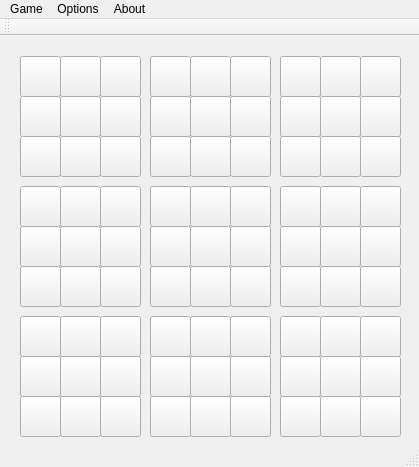
<?xml version="1.0" encoding="UTF-8"?>
<ui version="4.0">
 <class>MainWindow</class>
 <widget class="QMainWindow" name="MainWindow">
  <property name="geometry">
   <rect>
    <x>0</x>
    <y>0</y>
    <width>419</width>
    <height>467</height>
   </rect>
  </property>
  <property name="windowTitle">
   <string>SuDoGen</string>
  </property>
  <widget class="QWidget" name="centralWidget">
   <widget class="QPushButton" name="pushButton_1">
    <property name="geometry">
     <rect>
      <x>20</x>
      <y>20</y>
      <width>41</width>
      <height>41</height>
     </rect>
    </property>
    <property name="text">
     <string/>
    </property>
    <property name="autoDefault">
     <bool>false</bool>
    </property>
    <property name="default">
     <bool>false</bool>
    </property>
    <property name="flat">
     <bool>false</bool>
    </property>
   </widget>
   <widget class="QPushButton" name="pushButton_2">
    <property name="geometry">
     <rect>
      <x>60</x>
      <y>20</y>
      <width>41</width>
      <height>41</height>
     </rect>
    </property>
    <property name="text">
     <string/>
    </property>
    <property name="autoDefault">
     <bool>false</bool>
    </property>
    <property name="default">
     <bool>false</bool>
    </property>
    <property name="flat">
     <bool>false</bool>
    </property>
   </widget>
   <widget class="QPushButton" name="pushButton_3">
    <property name="geometry">
     <rect>
      <x>100</x>
      <y>20</y>
      <width>41</width>
      <height>41</height>
     </rect>
    </property>
    <property name="text">
     <string/>
    </property>
    <property name="autoDefault">
     <bool>false</bool>
    </property>
    <property name="default">
     <bool>false</bool>
    </property>
    <property name="flat">
     <bool>false</bool>
    </property>
   </widget>
   <widget class="QPushButton" name="pushButton_4">
    <property name="geometry">
     <rect>
      <x>150</x>
      <y>20</y>
      <width>41</width>
      <height>41</height>
     </rect>
    </property>
    <property name="text">
     <string/>
    </property>
    <property name="autoDefault">
     <bool>false</bool>
    </property>
    <property name="default">
     <bool>false</bool>
    </property>
    <property name="flat">
     <bool>false</bool>
    </property>
   </widget>
   <widget class="QPushButton" name="pushButton_5">
    <property name="geometry">
     <rect>
      <x>190</x>
      <y>20</y>
      <width>41</width>
      <height>41</height>
     </rect>
    </property>
    <property name="text">
     <string/>
    </property>
    <property name="autoDefault">
     <bool>false</bool>
    </property>
    <property name="default">
     <bool>false</bool>
    </property>
    <property name="flat">
     <bool>false</bool>
    </property>
   </widget>
   <widget class="QPushButton" name="pushButton_6">
    <property name="geometry">
     <rect>
      <x>230</x>
      <y>20</y>
      <width>41</width>
      <height>41</height>
     </rect>
    </property>
    <property name="text">
     <string/>
    </property>
    <property name="autoDefault">
     <bool>false</bool>
    </property>
    <property name="default">
     <bool>false</bool>
    </property>
    <property name="flat">
     <bool>false</bool>
    </property>
   </widget>
   <widget class="QPushButton" name="pushButton_7">
    <property name="geometry">
     <rect>
      <x>280</x>
      <y>20</y>
      <width>41</width>
      <height>41</height>
     </rect>
    </property>
    <property name="text">
     <string/>
    </property>
    <property name="autoDefault">
     <bool>false</bool>
    </property>
    <property name="default">
     <bool>false</bool>
    </property>
    <property name="flat">
     <bool>false</bool>
    </property>
   </widget>
   <widget class="QPushButton" name="pushButton_8">
    <property name="geometry">
     <rect>
      <x>320</x>
      <y>20</y>
      <width>41</width>
      <height>41</height>
     </rect>
    </property>
    <property name="text">
     <string/>
    </property>
    <property name="autoDefault">
     <bool>false</bool>
    </property>
    <property name="default">
     <bool>false</bool>
    </property>
    <property name="flat">
     <bool>false</bool>
    </property>
   </widget>
   <widget class="QPushButton" name="pushButton_9">
    <property name="geometry">
     <rect>
      <x>360</x>
      <y>20</y>
      <width>41</width>
      <height>41</height>
     </rect>
    </property>
    <property name="text">
     <string/>
    </property>
    <property name="autoDefault">
     <bool>false</bool>
    </property>
    <property name="default">
     <bool>false</bool>
    </property>
    <property name="flat">
     <bool>false</bool>
    </property>
   </widget>
   <widget class="QPushButton" name="pushButton_10">
    <property name="geometry">
     <rect>
      <x>20</x>
      <y>60</y>
      <width>41</width>
      <height>41</height>
     </rect>
    </property>
    <property name="text">
     <string/>
    </property>
    <property name="autoDefault">
     <bool>false</bool>
    </property>
    <property name="default">
     <bool>false</bool>
    </property>
    <property name="flat">
     <bool>false</bool>
    </property>
   </widget>
   <widget class="QPushButton" name="pushButton_11">
    <property name="geometry">
     <rect>
      <x>60</x>
      <y>60</y>
      <width>41</width>
      <height>41</height>
     </rect>
    </property>
    <property name="text">
     <string/>
    </property>
    <property name="autoDefault">
     <bool>false</bool>
    </property>
    <property name="default">
     <bool>false</bool>
    </property>
    <property name="flat">
     <bool>false</bool>
    </property>
   </widget>
   <widget class="QPushButton" name="pushButton_12">
    <property name="geometry">
     <rect>
      <x>100</x>
      <y>60</y>
      <width>41</width>
      <height>41</height>
     </rect>
    </property>
    <property name="text">
     <string/>
    </property>
    <property name="autoDefault">
     <bool>false</bool>
    </property>
    <property name="default">
     <bool>false</bool>
    </property>
    <property name="flat">
     <bool>false</bool>
    </property>
   </widget>
   <widget class="QPushButton" name="pushButton_13">
    <property name="geometry">
     <rect>
      <x>150</x>
      <y>60</y>
      <width>41</width>
      <height>41</height>
     </rect>
    </property>
    <property name="text">
     <string/>
    </property>
    <property name="autoDefault">
     <bool>false</bool>
    </property>
    <property name="default">
     <bool>false</bool>
    </property>
    <property name="flat">
     <bool>false</bool>
    </property>
   </widget>
   <widget class="QPushButton" name="pushButton_14">
    <property name="geometry">
     <rect>
      <x>190</x>
      <y>60</y>
      <width>41</width>
      <height>41</height>
     </rect>
    </property>
    <property name="text">
     <string/>
    </property>
    <property name="autoDefault">
     <bool>false</bool>
    </property>
    <property name="default">
     <bool>false</bool>
    </property>
    <property name="flat">
     <bool>false</bool>
    </property>
   </widget>
   <widget class="QPushButton" name="pushButton_15">
    <property name="geometry">
     <rect>
      <x>230</x>
      <y>60</y>
      <width>41</width>
      <height>41</height>
     </rect>
    </property>
    <property name="text">
     <string/>
    </property>
    <property name="autoDefault">
     <bool>false</bool>
    </property>
    <property name="default">
     <bool>false</bool>
    </property>
    <property name="flat">
     <bool>false</bool>
    </property>
   </widget>
   <widget class="QPushButton" name="pushButton_16">
    <property name="geometry">
     <rect>
      <x>280</x>
      <y>60</y>
      <width>41</width>
      <height>41</height>
     </rect>
    </property>
    <property name="text">
     <string/>
    </property>
    <property name="autoDefault">
     <bool>false</bool>
    </property>
    <property name="default">
     <bool>false</bool>
    </property>
    <property name="flat">
     <bool>false</bool>
    </property>
   </widget>
   <widget class="QPushButton" name="pushButton_17">
    <property name="geometry">
     <rect>
      <x>320</x>
      <y>60</y>
      <width>41</width>
      <height>41</height>
     </rect>
    </property>
    <property name="text">
     <string/>
    </property>
    <property name="autoDefault">
     <bool>false</bool>
    </property>
    <property name="default">
     <bool>false</bool>
    </property>
    <property name="flat">
     <bool>false</bool>
    </property>
   </widget>
   <widget class="QPushButton" name="pushButton_18">
    <property name="geometry">
     <rect>
      <x>360</x>
      <y>60</y>
      <width>41</width>
      <height>41</height>
     </rect>
    </property>
    <property name="text">
     <string/>
    </property>
    <property name="autoDefault">
     <bool>false</bool>
    </property>
    <property name="default">
     <bool>false</bool>
    </property>
    <property name="flat">
     <bool>false</bool>
    </property>
   </widget>
   <widget class="QPushButton" name="pushButton_19">
    <property name="geometry">
     <rect>
      <x>20</x>
      <y>100</y>
      <width>41</width>
      <height>41</height>
     </rect>
    </property>
    <property name="text">
     <string/>
    </property>
    <property name="autoDefault">
     <bool>false</bool>
    </property>
    <property name="default">
     <bool>false</bool>
    </property>
    <property name="flat">
     <bool>false</bool>
    </property>
   </widget>
   <widget class="QPushButton" name="pushButton_20">
    <property name="geometry">
     <rect>
      <x>60</x>
      <y>100</y>
      <width>41</width>
      <height>41</height>
     </rect>
    </property>
    <property name="text">
     <string/>
    </property>
    <property name="autoDefault">
     <bool>false</bool>
    </property>
    <property name="default">
     <bool>false</bool>
    </property>
    <property name="flat">
     <bool>false</bool>
    </property>
   </widget>
   <widget class="QPushButton" name="pushButton_21">
    <property name="geometry">
     <rect>
      <x>100</x>
      <y>100</y>
      <width>41</width>
      <height>41</height>
     </rect>
    </property>
    <property name="text">
     <string/>
    </property>
    <property name="autoDefault">
     <bool>false</bool>
    </property>
    <property name="default">
     <bool>false</bool>
    </property>
    <property name="flat">
     <bool>false</bool>
    </property>
   </widget>
   <widget class="QPushButton" name="pushButton_22">
    <property name="geometry">
     <rect>
      <x>150</x>
      <y>100</y>
      <width>41</width>
      <height>41</height>
     </rect>
    </property>
    <property name="text">
     <string/>
    </property>
    <property name="autoDefault">
     <bool>false</bool>
    </property>
    <property name="default">
     <bool>false</bool>
    </property>
    <property name="flat">
     <bool>false</bool>
    </property>
   </widget>
   <widget class="QPushButton" name="pushButton_23">
    <property name="geometry">
     <rect>
      <x>190</x>
      <y>100</y>
      <width>41</width>
      <height>41</height>
     </rect>
    </property>
    <property name="text">
     <string/>
    </property>
    <property name="autoDefault">
     <bool>false</bool>
    </property>
    <property name="default">
     <bool>false</bool>
    </property>
    <property name="flat">
     <bool>false</bool>
    </property>
   </widget>
   <widget class="QPushButton" name="pushButton_24">
    <property name="geometry">
     <rect>
      <x>230</x>
      <y>100</y>
      <width>41</width>
      <height>41</height>
     </rect>
    </property>
    <property name="text">
     <string/>
    </property>
    <property name="autoDefault">
     <bool>false</bool>
    </property>
    <property name="default">
     <bool>false</bool>
    </property>
    <property name="flat">
     <bool>false</bool>
    </property>
   </widget>
   <widget class="QPushButton" name="pushButton_25">
    <property name="geometry">
     <rect>
      <x>280</x>
      <y>100</y>
      <width>41</width>
      <height>41</height>
     </rect>
    </property>
    <property name="text">
     <string/>
    </property>
    <property name="autoDefault">
     <bool>false</bool>
    </property>
    <property name="default">
     <bool>false</bool>
    </property>
    <property name="flat">
     <bool>false</bool>
    </property>
   </widget>
   <widget class="QPushButton" name="pushButton_26">
    <property name="geometry">
     <rect>
      <x>320</x>
      <y>100</y>
      <width>41</width>
      <height>41</height>
     </rect>
    </property>
    <property name="text">
     <string/>
    </property>
    <property name="autoDefault">
     <bool>false</bool>
    </property>
    <property name="default">
     <bool>false</bool>
    </property>
    <property name="flat">
     <bool>false</bool>
    </property>
   </widget>
   <widget class="QPushButton" name="pushButton_27">
    <property name="geometry">
     <rect>
      <x>360</x>
      <y>100</y>
      <width>41</width>
      <height>41</height>
     </rect>
    </property>
    <property name="text">
     <string/>
    </property>
    <property name="autoDefault">
     <bool>false</bool>
    </property>
    <property name="default">
     <bool>false</bool>
    </property>
    <property name="flat">
     <bool>false</bool>
    </property>
   </widget>
   <widget class="QPushButton" name="pushButton_28">
    <property name="geometry">
     <rect>
      <x>20</x>
      <y>150</y>
      <width>41</width>
      <height>41</height>
     </rect>
    </property>
    <property name="text">
     <string/>
    </property>
    <property name="autoDefault">
     <bool>false</bool>
    </property>
    <property name="default">
     <bool>false</bool>
    </property>
    <property name="flat">
     <bool>false</bool>
    </property>
   </widget>
   <widget class="QPushButton" name="pushButton_29">
    <property name="geometry">
     <rect>
      <x>60</x>
      <y>150</y>
      <width>41</width>
      <height>41</height>
     </rect>
    </property>
    <property name="text">
     <string/>
    </property>
    <property name="autoDefault">
     <bool>false</bool>
    </property>
    <property name="default">
     <bool>false</bool>
    </property>
    <property name="flat">
     <bool>false</bool>
    </property>
   </widget>
   <widget class="QPushButton" name="pushButton_30">
    <property name="geometry">
     <rect>
      <x>100</x>
      <y>150</y>
      <width>41</width>
      <height>41</height>
     </rect>
    </property>
    <property name="text">
     <string/>
    </property>
    <property name="autoDefault">
     <bool>false</bool>
    </property>
    <property name="default">
     <bool>false</bool>
    </property>
    <property name="flat">
     <bool>false</bool>
    </property>
   </widget>
   <widget class="QPushButton" name="pushButton_31">
    <property name="geometry">
     <rect>
      <x>150</x>
      <y>150</y>
      <width>41</width>
      <height>41</height>
     </rect>
    </property>
    <property name="text">
     <string/>
    </property>
    <property name="autoDefault">
     <bool>false</bool>
    </property>
    <property name="default">
     <bool>false</bool>
    </property>
    <property name="flat">
     <bool>false</bool>
    </property>
   </widget>
   <widget class="QPushButton" name="pushButton_32">
    <property name="geometry">
     <rect>
      <x>190</x>
      <y>150</y>
      <width>41</width>
      <height>41</height>
     </rect>
    </property>
    <property name="text">
     <string/>
    </property>
    <property name="autoDefault">
     <bool>false</bool>
    </property>
    <property name="default">
     <bool>false</bool>
    </property>
    <property name="flat">
     <bool>false</bool>
    </property>
   </widget>
   <widget class="QPushButton" name="pushButton_33">
    <property name="geometry">
     <rect>
      <x>230</x>
      <y>150</y>
      <width>41</width>
      <height>41</height>
     </rect>
    </property>
    <property name="text">
     <string/>
    </property>
    <property name="autoDefault">
     <bool>false</bool>
    </property>
    <property name="default">
     <bool>false</bool>
    </property>
    <property name="flat">
     <bool>false</bool>
    </property>
   </widget>
   <widget class="QPushButton" name="pushButton_34">
    <property name="geometry">
     <rect>
      <x>280</x>
      <y>150</y>
      <width>41</width>
      <height>41</height>
     </rect>
    </property>
    <property name="text">
     <string/>
    </property>
    <property name="autoDefault">
     <bool>false</bool>
    </property>
    <property name="default">
     <bool>false</bool>
    </property>
    <property name="flat">
     <bool>false</bool>
    </property>
   </widget>
   <widget class="QPushButton" name="pushButton_35">
    <property name="geometry">
     <rect>
      <x>320</x>
      <y>150</y>
      <width>41</width>
      <height>41</height>
     </rect>
    </property>
    <property name="text">
     <string/>
    </property>
    <property name="autoDefault">
     <bool>false</bool>
    </property>
    <property name="default">
     <bool>false</bool>
    </property>
    <property name="flat">
     <bool>false</bool>
    </property>
   </widget>
   <widget class="QPushButton" name="pushButton_36">
    <property name="geometry">
     <rect>
      <x>360</x>
      <y>150</y>
      <width>41</width>
      <height>41</height>
     </rect>
    </property>
    <property name="text">
     <string/>
    </property>
    <property name="autoDefault">
     <bool>false</bool>
    </property>
    <property name="default">
     <bool>false</bool>
    </property>
    <property name="flat">
     <bool>false</bool>
    </property>
   </widget>
   <widget class="QPushButton" name="pushButton_37">
    <property name="geometry">
     <rect>
      <x>20</x>
      <y>190</y>
      <width>41</width>
      <height>41</height>
     </rect>
    </property>
    <property name="text">
     <string/>
    </property>
    <property name="autoDefault">
     <bool>false</bool>
    </property>
    <property name="default">
     <bool>false</bool>
    </property>
    <property name="flat">
     <bool>false</bool>
    </property>
   </widget>
   <widget class="QPushButton" name="pushButton_38">
    <property name="geometry">
     <rect>
      <x>60</x>
      <y>190</y>
      <width>41</width>
      <height>41</height>
     </rect>
    </property>
    <property name="text">
     <string/>
    </property>
    <property name="autoDefault">
     <bool>false</bool>
    </property>
    <property name="default">
     <bool>false</bool>
    </property>
    <property name="flat">
     <bool>false</bool>
    </property>
   </widget>
   <widget class="QPushButton" name="pushButton_39">
    <property name="geometry">
     <rect>
      <x>100</x>
      <y>190</y>
      <width>41</width>
      <height>41</height>
     </rect>
    </property>
    <property name="text">
     <string/>
    </property>
    <property name="autoDefault">
     <bool>false</bool>
    </property>
    <property name="default">
     <bool>false</bool>
    </property>
    <property name="flat">
     <bool>false</bool>
    </property>
   </widget>
   <widget class="QPushButton" name="pushButton_40">
    <property name="geometry">
     <rect>
      <x>150</x>
      <y>190</y>
      <width>41</width>
      <height>41</height>
     </rect>
    </property>
    <property name="text">
     <string/>
    </property>
    <property name="autoDefault">
     <bool>false</bool>
    </property>
    <property name="default">
     <bool>false</bool>
    </property>
    <property name="flat">
     <bool>false</bool>
    </property>
   </widget>
   <widget class="QPushButton" name="pushButton_41">
    <property name="geometry">
     <rect>
      <x>190</x>
      <y>190</y>
      <width>41</width>
      <height>41</height>
     </rect>
    </property>
    <property name="text">
     <string/>
    </property>
    <property name="autoDefault">
     <bool>false</bool>
    </property>
    <property name="default">
     <bool>false</bool>
    </property>
    <property name="flat">
     <bool>false</bool>
    </property>
   </widget>
   <widget class="QPushButton" name="pushButton_42">
    <property name="geometry">
     <rect>
      <x>230</x>
      <y>190</y>
      <width>41</width>
      <height>41</height>
     </rect>
    </property>
    <property name="text">
     <string/>
    </property>
    <property name="autoDefault">
     <bool>false</bool>
    </property>
    <property name="default">
     <bool>false</bool>
    </property>
    <property name="flat">
     <bool>false</bool>
    </property>
   </widget>
   <widget class="QPushButton" name="pushButton_43">
    <property name="geometry">
     <rect>
      <x>280</x>
      <y>190</y>
      <width>41</width>
      <height>41</height>
     </rect>
    </property>
    <property name="text">
     <string/>
    </property>
    <property name="autoDefault">
     <bool>false</bool>
    </property>
    <property name="default">
     <bool>false</bool>
    </property>
    <property name="flat">
     <bool>false</bool>
    </property>
   </widget>
   <widget class="QPushButton" name="pushButton_44">
    <property name="geometry">
     <rect>
      <x>320</x>
      <y>190</y>
      <width>41</width>
      <height>41</height>
     </rect>
    </property>
    <property name="text">
     <string/>
    </property>
    <property name="autoDefault">
     <bool>false</bool>
    </property>
    <property name="default">
     <bool>false</bool>
    </property>
    <property name="flat">
     <bool>false</bool>
    </property>
   </widget>
   <widget class="QPushButton" name="pushButton_45">
    <property name="geometry">
     <rect>
      <x>360</x>
      <y>190</y>
      <width>41</width>
      <height>41</height>
     </rect>
    </property>
    <property name="text">
     <string/>
    </property>
    <property name="autoDefault">
     <bool>false</bool>
    </property>
    <property name="default">
     <bool>false</bool>
    </property>
    <property name="flat">
     <bool>false</bool>
    </property>
   </widget>
   <widget class="QPushButton" name="pushButton_46">
    <property name="geometry">
     <rect>
      <x>20</x>
      <y>230</y>
      <width>41</width>
      <height>41</height>
     </rect>
    </property>
    <property name="text">
     <string/>
    </property>
    <property name="autoDefault">
     <bool>false</bool>
    </property>
    <property name="default">
     <bool>false</bool>
    </property>
    <property name="flat">
     <bool>false</bool>
    </property>
   </widget>
   <widget class="QPushButton" name="pushButton_47">
    <property name="geometry">
     <rect>
      <x>60</x>
      <y>230</y>
      <width>41</width>
      <height>41</height>
     </rect>
    </property>
    <property name="text">
     <string/>
    </property>
    <property name="autoDefault">
     <bool>false</bool>
    </property>
    <property name="default">
     <bool>false</bool>
    </property>
    <property name="flat">
     <bool>false</bool>
    </property>
   </widget>
   <widget class="QPushButton" name="pushButton_48">
    <property name="geometry">
     <rect>
      <x>100</x>
      <y>230</y>
      <width>41</width>
      <height>41</height>
     </rect>
    </property>
    <property name="text">
     <string/>
    </property>
    <property name="autoDefault">
     <bool>false</bool>
    </property>
    <property name="default">
     <bool>false</bool>
    </property>
    <property name="flat">
     <bool>false</bool>
    </property>
   </widget>
   <widget class="QPushButton" name="pushButton_49">
    <property name="geometry">
     <rect>
      <x>150</x>
      <y>230</y>
      <width>41</width>
      <height>41</height>
     </rect>
    </property>
    <property name="text">
     <string/>
    </property>
    <property name="autoDefault">
     <bool>false</bool>
    </property>
    <property name="default">
     <bool>false</bool>
    </property>
    <property name="flat">
     <bool>false</bool>
    </property>
   </widget>
   <widget class="QPushButton" name="pushButton_50">
    <property name="geometry">
     <rect>
      <x>190</x>
      <y>230</y>
      <width>41</width>
      <height>41</height>
     </rect>
    </property>
    <property name="text">
     <string/>
    </property>
    <property name="autoDefault">
     <bool>false</bool>
    </property>
    <property name="default">
     <bool>false</bool>
    </property>
    <property name="flat">
     <bool>false</bool>
    </property>
   </widget>
   <widget class="QPushButton" name="pushButton_51">
    <property name="geometry">
     <rect>
      <x>230</x>
      <y>230</y>
      <width>41</width>
      <height>41</height>
     </rect>
    </property>
    <property name="text">
     <string/>
    </property>
    <property name="autoDefault">
     <bool>false</bool>
    </property>
    <property name="default">
     <bool>false</bool>
    </property>
    <property name="flat">
     <bool>false</bool>
    </property>
   </widget>
   <widget class="QPushButton" name="pushButton_52">
    <property name="geometry">
     <rect>
      <x>280</x>
      <y>230</y>
      <width>41</width>
      <height>41</height>
     </rect>
    </property>
    <property name="text">
     <string/>
    </property>
    <property name="autoDefault">
     <bool>false</bool>
    </property>
    <property name="default">
     <bool>false</bool>
    </property>
    <property name="flat">
     <bool>false</bool>
    </property>
   </widget>
   <widget class="QPushButton" name="pushButton_53">
    <property name="geometry">
     <rect>
      <x>320</x>
      <y>230</y>
      <width>41</width>
      <height>41</height>
     </rect>
    </property>
    <property name="text">
     <string/>
    </property>
    <property name="autoDefault">
     <bool>false</bool>
    </property>
    <property name="default">
     <bool>false</bool>
    </property>
    <property name="flat">
     <bool>false</bool>
    </property>
   </widget>
   <widget class="QPushButton" name="pushButton_54">
    <property name="geometry">
     <rect>
      <x>360</x>
      <y>230</y>
      <width>41</width>
      <height>41</height>
     </rect>
    </property>
    <property name="text">
     <string/>
    </property>
    <property name="autoDefault">
     <bool>false</bool>
    </property>
    <property name="default">
     <bool>false</bool>
    </property>
    <property name="flat">
     <bool>false</bool>
    </property>
   </widget>
   <widget class="QPushButton" name="pushButton_55">
    <property name="geometry">
     <rect>
      <x>20</x>
      <y>280</y>
      <width>41</width>
      <height>41</height>
     </rect>
    </property>
    <property name="text">
     <string/>
    </property>
    <property name="autoDefault">
     <bool>false</bool>
    </property>
    <property name="default">
     <bool>false</bool>
    </property>
    <property name="flat">
     <bool>false</bool>
    </property>
   </widget>
   <widget class="QPushButton" name="pushButton_56">
    <property name="geometry">
     <rect>
      <x>60</x>
      <y>280</y>
      <width>41</width>
      <height>41</height>
     </rect>
    </property>
    <property name="text">
     <string/>
    </property>
    <property name="autoDefault">
     <bool>false</bool>
    </property>
    <property name="default">
     <bool>false</bool>
    </property>
    <property name="flat">
     <bool>false</bool>
    </property>
   </widget>
   <widget class="QPushButton" name="pushButton_57">
    <property name="geometry">
     <rect>
      <x>100</x>
      <y>280</y>
      <width>41</width>
      <height>41</height>
     </rect>
    </property>
    <property name="text">
     <string/>
    </property>
    <property name="autoDefault">
     <bool>false</bool>
    </property>
    <property name="default">
     <bool>false</bool>
    </property>
    <property name="flat">
     <bool>false</bool>
    </property>
   </widget>
   <widget class="QPushButton" name="pushButton_58">
    <property name="geometry">
     <rect>
      <x>150</x>
      <y>280</y>
      <width>41</width>
      <height>41</height>
     </rect>
    </property>
    <property name="text">
     <string/>
    </property>
    <property name="autoDefault">
     <bool>false</bool>
    </property>
    <property name="default">
     <bool>false</bool>
    </property>
    <property name="flat">
     <bool>false</bool>
    </property>
   </widget>
   <widget class="QPushButton" name="pushButton_59">
    <property name="geometry">
     <rect>
      <x>190</x>
      <y>280</y>
      <width>41</width>
      <height>41</height>
     </rect>
    </property>
    <property name="text">
     <string/>
    </property>
    <property name="autoDefault">
     <bool>false</bool>
    </property>
    <property name="default">
     <bool>false</bool>
    </property>
    <property name="flat">
     <bool>false</bool>
    </property>
   </widget>
   <widget class="QPushButton" name="pushButton_60">
    <property name="geometry">
     <rect>
      <x>230</x>
      <y>280</y>
      <width>41</width>
      <height>41</height>
     </rect>
    </property>
    <property name="text">
     <string/>
    </property>
    <property name="autoDefault">
     <bool>false</bool>
    </property>
    <property name="default">
     <bool>false</bool>
    </property>
    <property name="flat">
     <bool>false</bool>
    </property>
   </widget>
   <widget class="QPushButton" name="pushButton_61">
    <property name="geometry">
     <rect>
      <x>280</x>
      <y>280</y>
      <width>41</width>
      <height>41</height>
     </rect>
    </property>
    <property name="text">
     <string/>
    </property>
    <property name="autoDefault">
     <bool>false</bool>
    </property>
    <property name="default">
     <bool>false</bool>
    </property>
    <property name="flat">
     <bool>false</bool>
    </property>
   </widget>
   <widget class="QPushButton" name="pushButton_62">
    <property name="geometry">
     <rect>
      <x>320</x>
      <y>280</y>
      <width>41</width>
      <height>41</height>
     </rect>
    </property>
    <property name="text">
     <string/>
    </property>
    <property name="autoDefault">
     <bool>false</bool>
    </property>
    <property name="default">
     <bool>false</bool>
    </property>
    <property name="flat">
     <bool>false</bool>
    </property>
   </widget>
   <widget class="QPushButton" name="pushButton_63">
    <property name="geometry">
     <rect>
      <x>360</x>
      <y>280</y>
      <width>41</width>
      <height>41</height>
     </rect>
    </property>
    <property name="text">
     <string/>
    </property>
    <property name="autoDefault">
     <bool>false</bool>
    </property>
    <property name="default">
     <bool>false</bool>
    </property>
    <property name="flat">
     <bool>false</bool>
    </property>
   </widget>
   <widget class="QPushButton" name="pushButton_64">
    <property name="geometry">
     <rect>
      <x>20</x>
      <y>320</y>
      <width>41</width>
      <height>41</height>
     </rect>
    </property>
    <property name="text">
     <string/>
    </property>
    <property name="autoDefault">
     <bool>false</bool>
    </property>
    <property name="default">
     <bool>false</bool>
    </property>
    <property name="flat">
     <bool>false</bool>
    </property>
   </widget>
   <widget class="QPushButton" name="pushButton_65">
    <property name="geometry">
     <rect>
      <x>60</x>
      <y>320</y>
      <width>41</width>
      <height>41</height>
     </rect>
    </property>
    <property name="text">
     <string/>
    </property>
    <property name="autoDefault">
     <bool>false</bool>
    </property>
    <property name="default">
     <bool>false</bool>
    </property>
    <property name="flat">
     <bool>false</bool>
    </property>
   </widget>
   <widget class="QPushButton" name="pushButton_66">
    <property name="geometry">
     <rect>
      <x>100</x>
      <y>320</y>
      <width>41</width>
      <height>41</height>
     </rect>
    </property>
    <property name="text">
     <string/>
    </property>
    <property name="autoDefault">
     <bool>false</bool>
    </property>
    <property name="default">
     <bool>false</bool>
    </property>
    <property name="flat">
     <bool>false</bool>
    </property>
   </widget>
   <widget class="QPushButton" name="pushButton_67">
    <property name="geometry">
     <rect>
      <x>150</x>
      <y>320</y>
      <width>41</width>
      <height>41</height>
     </rect>
    </property>
    <property name="text">
     <string/>
    </property>
    <property name="autoDefault">
     <bool>false</bool>
    </property>
    <property name="default">
     <bool>false</bool>
    </property>
    <property name="flat">
     <bool>false</bool>
    </property>
   </widget>
   <widget class="QPushButton" name="pushButton_68">
    <property name="geometry">
     <rect>
      <x>190</x>
      <y>320</y>
      <width>41</width>
      <height>41</height>
     </rect>
    </property>
    <property name="text">
     <string/>
    </property>
    <property name="autoDefault">
     <bool>false</bool>
    </property>
    <property name="default">
     <bool>false</bool>
    </property>
    <property name="flat">
     <bool>false</bool>
    </property>
   </widget>
   <widget class="QPushButton" name="pushButton_69">
    <property name="geometry">
     <rect>
      <x>230</x>
      <y>320</y>
      <width>41</width>
      <height>41</height>
     </rect>
    </property>
    <property name="text">
     <string/>
    </property>
    <property name="autoDefault">
     <bool>false</bool>
    </property>
    <property name="default">
     <bool>false</bool>
    </property>
    <property name="flat">
     <bool>false</bool>
    </property>
   </widget>
   <widget class="QPushButton" name="pushButton_70">
    <property name="geometry">
     <rect>
      <x>280</x>
      <y>320</y>
      <width>41</width>
      <height>41</height>
     </rect>
    </property>
    <property name="text">
     <string/>
    </property>
    <property name="autoDefault">
     <bool>false</bool>
    </property>
    <property name="default">
     <bool>false</bool>
    </property>
    <property name="flat">
     <bool>false</bool>
    </property>
   </widget>
   <widget class="QPushButton" name="pushButton_71">
    <property name="geometry">
     <rect>
      <x>320</x>
      <y>320</y>
      <width>41</width>
      <height>41</height>
     </rect>
    </property>
    <property name="text">
     <string/>
    </property>
    <property name="autoDefault">
     <bool>false</bool>
    </property>
    <property name="default">
     <bool>false</bool>
    </property>
    <property name="flat">
     <bool>false</bool>
    </property>
   </widget>
   <widget class="QPushButton" name="pushButton_72">
    <property name="geometry">
     <rect>
      <x>360</x>
      <y>320</y>
      <width>41</width>
      <height>41</height>
     </rect>
    </property>
    <property name="text">
     <string/>
    </property>
    <property name="autoDefault">
     <bool>false</bool>
    </property>
    <property name="default">
     <bool>false</bool>
    </property>
    <property name="flat">
     <bool>false</bool>
    </property>
   </widget>
   <widget class="QPushButton" name="pushButton_73">
    <property name="geometry">
     <rect>
      <x>20</x>
      <y>360</y>
      <width>41</width>
      <height>41</height>
     </rect>
    </property>
    <property name="text">
     <string/>
    </property>
    <property name="autoDefault">
     <bool>false</bool>
    </property>
    <property name="default">
     <bool>false</bool>
    </property>
    <property name="flat">
     <bool>false</bool>
    </property>
   </widget>
   <widget class="QPushButton" name="pushButton_74">
    <property name="geometry">
     <rect>
      <x>60</x>
      <y>360</y>
      <width>41</width>
      <height>41</height>
     </rect>
    </property>
    <property name="text">
     <string/>
    </property>
    <property name="autoDefault">
     <bool>false</bool>
    </property>
    <property name="default">
     <bool>false</bool>
    </property>
    <property name="flat">
     <bool>false</bool>
    </property>
   </widget>
   <widget class="QPushButton" name="pushButton_75">
    <property name="geometry">
     <rect>
      <x>100</x>
      <y>360</y>
      <width>41</width>
      <height>41</height>
     </rect>
    </property>
    <property name="text">
     <string/>
    </property>
    <property name="autoDefault">
     <bool>false</bool>
    </property>
    <property name="default">
     <bool>false</bool>
    </property>
    <property name="flat">
     <bool>false</bool>
    </property>
   </widget>
   <widget class="QPushButton" name="pushButton_76">
    <property name="geometry">
     <rect>
      <x>150</x>
      <y>360</y>
      <width>41</width>
      <height>41</height>
     </rect>
    </property>
    <property name="text">
     <string/>
    </property>
    <property name="autoDefault">
     <bool>false</bool>
    </property>
    <property name="default">
     <bool>false</bool>
    </property>
    <property name="flat">
     <bool>false</bool>
    </property>
   </widget>
   <widget class="QPushButton" name="pushButton_77">
    <property name="geometry">
     <rect>
      <x>190</x>
      <y>360</y>
      <width>41</width>
      <height>41</height>
     </rect>
    </property>
    <property name="text">
     <string/>
    </property>
    <property name="autoDefault">
     <bool>false</bool>
    </property>
    <property name="default">
     <bool>false</bool>
    </property>
    <property name="flat">
     <bool>false</bool>
    </property>
   </widget>
   <widget class="QPushButton" name="pushButton_78">
    <property name="geometry">
     <rect>
      <x>230</x>
      <y>360</y>
      <width>41</width>
      <height>41</height>
     </rect>
    </property>
    <property name="text">
     <string/>
    </property>
    <property name="autoDefault">
     <bool>false</bool>
    </property>
    <property name="default">
     <bool>false</bool>
    </property>
    <property name="flat">
     <bool>false</bool>
    </property>
   </widget>
   <widget class="QPushButton" name="pushButton_79">
    <property name="geometry">
     <rect>
      <x>280</x>
      <y>360</y>
      <width>41</width>
      <height>41</height>
     </rect>
    </property>
    <property name="text">
     <string/>
    </property>
    <property name="autoDefault">
     <bool>false</bool>
    </property>
    <property name="default">
     <bool>false</bool>
    </property>
    <property name="flat">
     <bool>false</bool>
    </property>
   </widget>
   <widget class="QPushButton" name="pushButton_80">
    <property name="geometry">
     <rect>
      <x>320</x>
      <y>360</y>
      <width>41</width>
      <height>41</height>
     </rect>
    </property>
    <property name="text">
     <string/>
    </property>
    <property name="autoDefault">
     <bool>false</bool>
    </property>
    <property name="default">
     <bool>false</bool>
    </property>
    <property name="flat">
     <bool>false</bool>
    </property>
   </widget>
   <widget class="QPushButton" name="pushButton_81">
    <property name="geometry">
     <rect>
      <x>360</x>
      <y>360</y>
      <width>41</width>
      <height>41</height>
     </rect>
    </property>
    <property name="text">
     <string/>
    </property>
    <property name="autoDefault">
     <bool>false</bool>
    </property>
    <property name="default">
     <bool>false</bool>
    </property>
    <property name="flat">
     <bool>false</bool>
    </property>
   </widget>
  </widget>
  <widget class="QMenuBar" name="menuBar">
   <property name="geometry">
    <rect>
     <x>0</x>
     <y>0</y>
     <width>419</width>
     <height>21</height>
    </rect>
   </property>
   <widget class="QMenu" name="menuSudokuGen">
    <property name="title">
     <string>Game</string>
    </property>
    <addaction name="actionNew_Game"/>
    <addaction name="actionSolve_it"/>
    <addaction name="actionExit"/>
   </widget>
   <widget class="QMenu" name="menuOptions">
    <property name="title">
     <string>Options</string>
    </property>
    <addaction name="actionSettings"/>
   </widget>
   <widget class="QMenu" name="menuAbout">
    <property name="title">
     <string>About</string>
    </property>
    <addaction name="actionAbout"/>
   </widget>
   <addaction name="menuSudokuGen"/>
   <addaction name="menuOptions"/>
   <addaction name="menuAbout"/>
  </widget>
  <widget class="QToolBar" name="mainToolBar">
   <attribute name="toolBarArea">
    <enum>TopToolBarArea</enum>
   </attribute>
   <attribute name="toolBarBreak">
    <bool>false</bool>
   </attribute>
  </widget>
  <widget class="QStatusBar" name="statusBar"/>
  <action name="actionNew_Game">
   <property name="text">
    <string>New Game</string>
   </property>
  </action>
  <action name="actionExit">
   <property name="text">
    <string>Exit</string>
   </property>
  </action>
  <action name="actionSettings">
   <property name="text">
    <string>Settings</string>
   </property>
  </action>
  <action name="actionAbout">
   <property name="text">
    <string>About</string>
   </property>
  </action>
  <action name="actionSolve_it">
   <property name="text">
    <string>Solve it!</string>
   </property>
  </action>
 </widget>
 <layoutdefault spacing="6" margin="11"/>
 <resources/>
 <connections/>
</ui>
